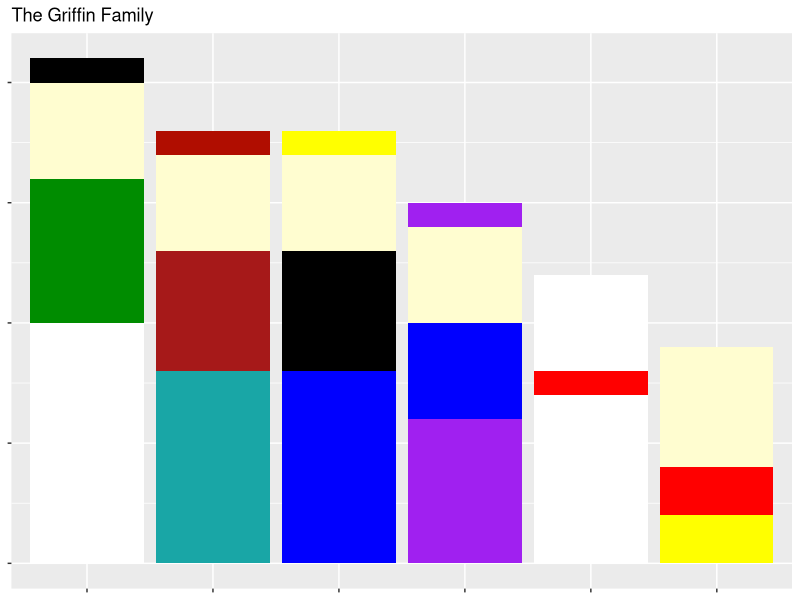

This chart was generated by the following R code:
library(dplyr)
library(ggplot2)
library(reshape2)
df <- data.frame(Character = c("Peter","Lois","Chris","Meg","Brain","Stewie"),Pants=NA,Shirt = NA,Neck=NA,Head=NA, Hair=NA)

df$Hair<-c(5,5,5,5,0,5)
df$Head<-c(20,20,20,20,20,20)
df$Neck<-c(0,0,0,0,5,0)
df$Shirt<-c(50,40,40,30,20,10)
df$Pants<-c(30,25,25,20,15,10)

df <- melt(df)
df$variable <- paste0(df$Character,"-",df$variable)
df$Character <- ordered(df$Character, levels=c("Peter","Lois","Chris","Meg","Brain","Stewie"))

ggplot(data = df,aes(x=Character,y=value,fill=variable))+geom_bar(stat = "identity")+
scale_fill_manual(values=c("white","white","red","white","white",
                           "yellow","#FFFDD0","white","black","blue",
                           "#B00d00","#FFFDD0","#FFFDD0","#a61919","#19a6a6",
                           "purple","#FFFDD0","white","blue","purple",
                           "black","#FFFDD0","#FFFDD0","#008c00","white",
                           "#FFFDD0","#FFFDD0","#FFFDD0","red","yellow",
                           rep("yellow",5)))+theme(legend.position="none",  
                                                   axis.title.x=element_blank(),  
                                                   axis.title.y=element_blank(),  
                                                   axis.text.x=element_blank(),  
                                                   axis.text.y=element_blank()) +
                            ggtitle("The Griffin Family")  


